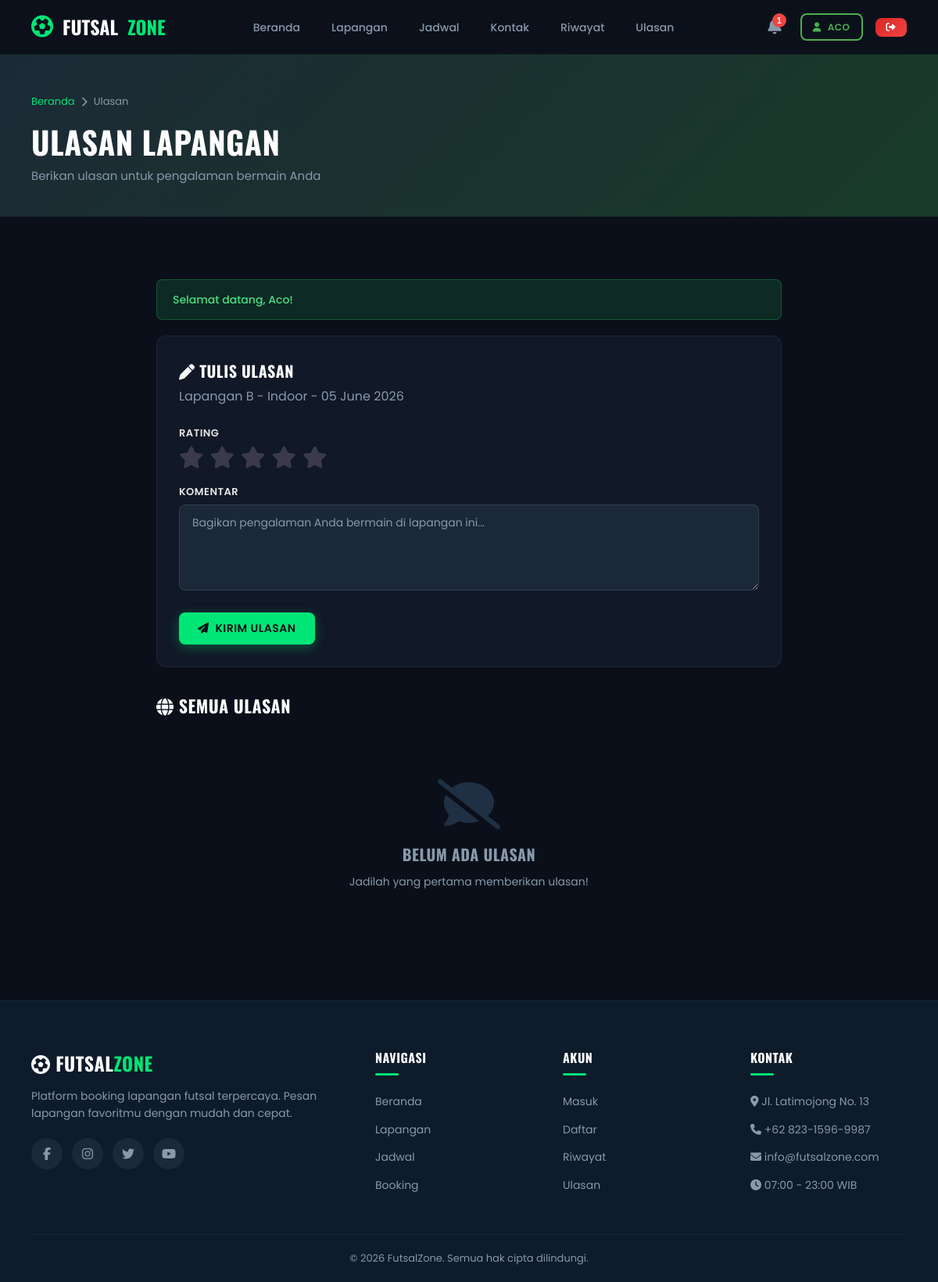
Page /futsalzone/ulasan.php?booking=1&lapangan=2 (signed in) on the committed database.
### tables this page shows
CREATE TABLE `booking` (
  `id_booking` int(11) NOT NULL,
  `id_user` int(11) NOT NULL,
  `id_lapangan` int(11) NOT NULL,
  `id_jadwal` int(11) NOT NULL,
  `tanggal_main` date NOT NULL,
  `jam_mulai` time NOT NULL,
  `jam_selesai` time NOT NULL,
  `total_harga` decimal(10,0) NOT NULL,
  `status` enum('Pending','Dikonfirmasi','Dibatalkan','Selesai') NOT NULL DEFAULT 'Pending',
  `tgl_booking` datetime DEFAULT current_timestamp()
);

CREATE TABLE `lapangan` (
  `id_lapangan` int(11) NOT NULL,
  `nama_lapangan` varchar(100) NOT NULL,
  `tipe` enum('Indoor','Outdoor') NOT NULL DEFAULT 'Indoor',
  `harga_per_jam` decimal(10,0) NOT NULL,
  `deskripsi` text DEFAULT NULL,
  `gambar` varchar(255) DEFAULT 'default-lapangan.jpg',
  `status` enum('Aktif','Nonaktif') NOT NULL DEFAULT 'Aktif',
  `tgl_dibuat` datetime DEFAULT current_timestamp()
);

### futsalzone/ulasan.php (the view, shortened to what this page needs)
<?php
require_once 'config/koneksi.php';
 $all_reviews = $pdo->query("SELECT u.*, l.nama_lapangan, us.nama FROM ulasan u JOIN lapangan l ON u.id_lapangan=l.id_lapangan JOIN user us ON u.id_user=us.id_user ORDER BY u.tgl_ulasan DESC LIMIT 10")->fetchAll();
 $booking_ulasan = null;
if(isset($_GET['booking']) && isset($_GET['lapangan'])) {
    $bid = (int)$_GET['booking'];
    $cek = $pdo->prepare("SELECT b.*, l.nama_lapangan FROM booking b JOIN lapangan l ON b.id_lapangan=l.id_lapangan WHERE b.id_booking=? AND b.id_user=? AND b.status='Selesai'");
    $cek->execute([$bid, $_SESSION['user_id']]);
    $booking_ulasan = $cek->fetch();
}
?>
<!DOCTYPE html>
<html lang="id">
<head>
    <link rel="stylesheet" href="assets/css/style.css">
    <link rel="stylesheet" href="https://cdnjs.cloudflare.com/ajax/libs/font-awesome/6.5.0/css/all.min.css">
</head>
<body>
<?php include 'includes/navbar.php'; ?>
<div class="page-header">
    <div class="breadcrumb"><a href="index.php">Beranda</a> <i class="fas fa-chevron-right"></i> Ulasan</div>
    <h1>Ulasan Lapangan</h1>
    <p>Berikan ulasan untuk pengalaman bermain Anda</p>
</div>
<section class="section">
    <div class="container" style="max-width:800px">
        <?php if($booking_ulasan): ?>
        <div class="card mb-4" style="padding:28px">
            <h3 style="font-size:20px;color:var(--white);margin-bottom:4px"><i class="fas fa-pen"></i> Tulis Ulasan</h3>
            <p class="text-muted mb-3"><?= htmlspecialchars($booking_ulasan['nama_lapangan']) ?> - <?= date('d F Y', strtotime($booking_ulasan['tanggal_main'])) ?></p>
            <form method="POST" data-validate>
                <div class="form-group">
                    <label>Rating</label>
                    <div class="rating-input" style="display:flex;gap:8px;align-items:center">
                        <?php for($i=1;$i<=5;$i++): ?>
                        <i class="fas fa-star" style="font-size:28px;cursor:pointer;color:#3a3a4a" data-val="<?= $i ?>"></i>
                        <?php endfor; ?>
                    </div>
                </div>
                <div class="form-group">
                    <label>Komentar</label>
                    <textarea name="komentar" class="form-control" rows="4" placeholder="Bagikan pengalaman Anda bermain di lapangan ini..." required></textarea>
                </div>
                <button type="submit" class="btn btn-accent"><i class="fas fa-paper-plane"></i> Kirim Ulasan</button>
            </form>
        </div>
        <?php endif; ?>
        <h3 style="font-size:22px;color:var(--white);margin-bottom:16px"><i class="fas fa-globe"></i> Semua Ulasan</h3>
        <?php if($all_reviews): ?>
        <?php foreach($all_reviews as $a): ?>
        <div class="review-card">
            <div class="review-header">
                <div class="review-user">
                    <div class="review-avatar"><?= strtoupper(substr($a['nama'],0,1)) ?></div>
                    <div>
                        <h4><?= htmlspecialchars($a['nama']) ?></h4>
                        <small><?= htmlspecialchars($a['nama_lapangan']) ?> - <?= date('d M Y', strtotime($a['tgl_ulasan'])) ?></small>
                    </div>
                </div>
                <div class="rating-display">
                    <?php for($i=1;$i<=5;$i++): ?>
                    <i class="fas fa-star" style="color:<?= $i <= $a['rating'] ? '#fbbf24' : '#3a3a4a' ?>"></i>
                    <?php endfor; ?>
                </div>
            </div>
            <div class="review-body">
                <p><?= htmlspecialchars($a['komentar']) ?></p>
            </div>
        </div>
        <?php endforeach; ?>
        <?php else: ?>
        <div class="empty-state">
            <i class="fas fa-comment-slash"></i>
            <h3>Belum ada ulasan</h3>
            <p>Jadilah yang pertama memberikan ulasan!</p>
        </div>
        <?php endif; ?>
    </div>
</section>
<?php include 'includes/footer.php'; ?>
</body>
</html>

### futsalzone/assets/css/style.css (style rules this page uses)
:root { --primary: #2E7D32; --primary-light: #4CAF50; --primary-dark: #1B5E20; --accent: #00E676; --accent-glow: rgba(0, 230, 118, 0.3); --dark: #0a0f1a; --dark-2: #0d1b2a; --dark-3: #1b2838; --dark-4: #1f3044; --dark-card: #111827; --text: #e8e8e8; --text-muted: #8899aa; --white: #ffffff; --danger: #ef4444; --warning: #f59e0b; --info: #3b82f6; --success: #22c55e; --sidebar-w: 260px; --radius: 12px; --radius-sm: 8px; --shadow: 0 4px 24px rgba(0,0,0,0.3); --transition: all 0.3s cubic-bezier(0.4, 0, 0.2, 1); }
*, *::before, *::after { margin: 0; padding: 0; box-sizing: border-box; }
html { scroll-behavior: smooth; }
body { font-family: 'Poppins', sans-serif; background: var(--dark); color: var(--text); line-height: 1.6; min-height: 100vh; overflow-x: hidden; }
a { color: var(--accent); text-decoration: none; transition: var(--transition); }
h1, h2, h3, h4, h5, h6 { font-family: 'Oswald', sans-serif; font-weight: 700; letter-spacing: 0.5px; text-transform: uppercase; }
.btn { display: inline-flex; align-items: center; gap: 8px; padding: 10px 24px; border: none; border-radius: var(--radius-sm); font-family: 'Poppins', sans-serif; font-size: 14px; font-weight: 600; cursor: pointer; transition: var(--transition); text-transform: uppercase; letter-spacing: 0.5px; }
.btn-accent { background: var(--accent); color: var(--dark); box-shadow: 0 4px 15px var(--accent-glow); }
.section { padding: 80px 40px; }
.container { max-width: 1200px; margin: 0 auto; }
.card { background: var(--dark-card); border: 1px solid rgba(255,255,255,0.06); border-radius: var(--radius); overflow: hidden; transition: var(--transition); position: relative; }
.form-group { margin-bottom: 20px; }
.form-group label { display: block; font-size: 13px; font-weight: 600; color: var(--text); margin-bottom: 6px; text-transform: uppercase; letter-spacing: 0.5px; }
.form-control { width: 100%; padding: 12px 16px; background: var(--dark-3); border: 1px solid rgba(255,255,255,0.1); border-radius: var(--radius-sm); color: var(--white); font-family: 'Poppins', sans-serif; font-size: 14px; transition: var(--transition); outline: none; }
.form-control::placeholder { color: var(--text-muted); }
textarea.form-control { resize: vertical; min-height: 100px; }
.page-header { padding: 120px 40px 40px; background: linear-gradient(135deg, var(--dark-2), #0a2e1a); position: relative; }
.page-header::before { content: ''; position: absolute; inset: 0; background: url('https://picsum.photos/seed/page-header/1920/400.jpg') center/cover; opacity: 0.08; }
.page-header h1 { font-size: clamp(28px, 4vw, 40px); color: var(--white); position: relative; }
.page-header p { color: var(--text-muted); font-size: 15px; position: relative; }
.breadcrumb { display: flex; gap: 8px; align-items: center; font-size: 13px; color: var(--text-muted); margin-bottom: 8px; position: relative; }
.breadcrumb a { color: var(--accent); }
.empty-state { text-align: center; padding: 60px 20px; }
.empty-state i { font-size: 64px; color: var(--dark-4); margin-bottom: 16px; }
.empty-state h3 { font-size: 20px; color: var(--text-muted); margin-bottom: 8px; }
.empty-state p { font-size: 14px; color: var(--text-muted); }
.text-muted { color: var(--text-muted); }
.mb-3 { margin-bottom: 24px; }
.mb-4 { margin-bottom: 32px; }

### rows in the picture
booking: id_lapangan.nama_lapangan "Lapangan B - Indoor", tanggal_main "05 June 2026"

### other values in the picture
$cnt "1"
$_SESSION['user_nama'] "ACO"
$a['pesan'] "Selamat datang, Aco!"
